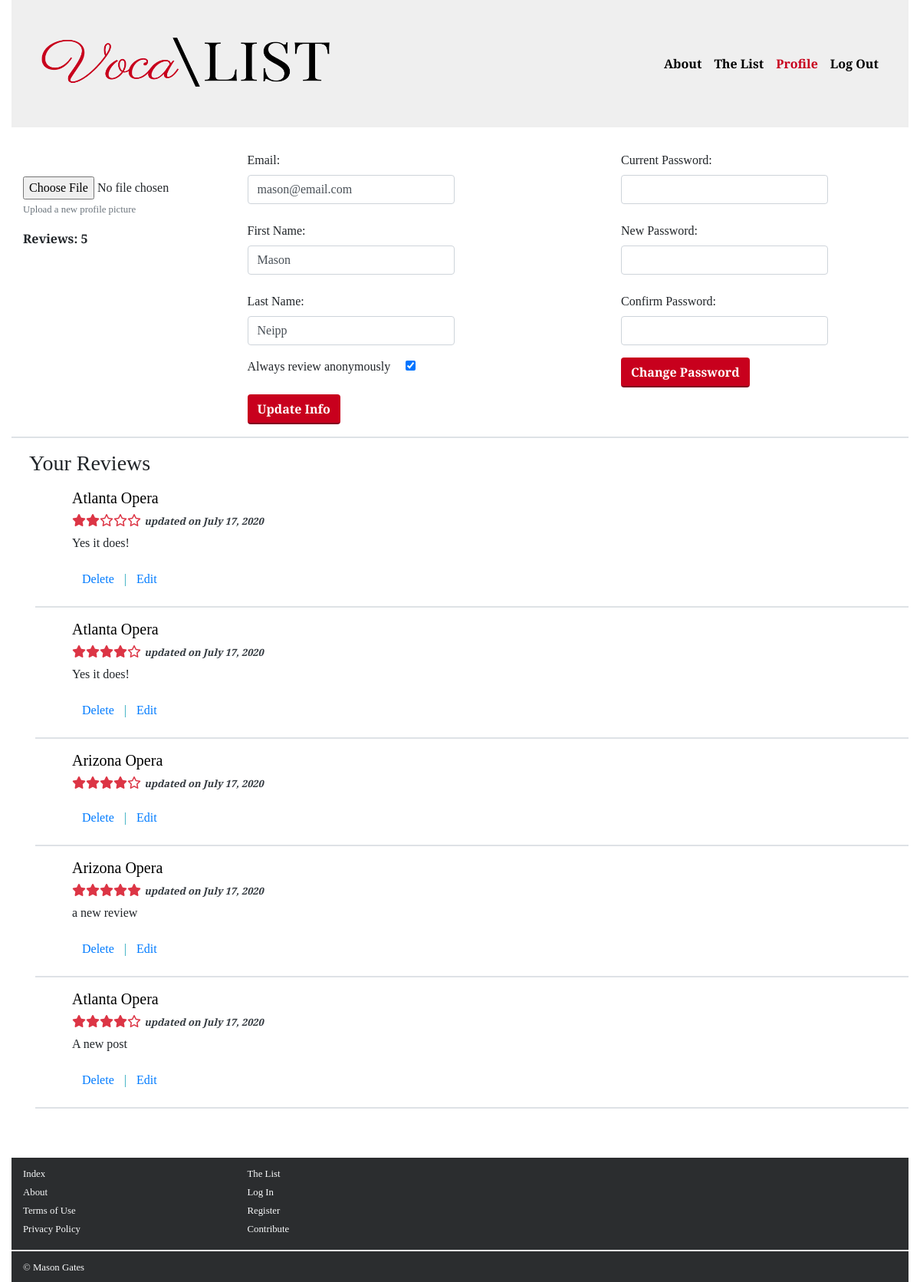
Before: /profile (signed in) with the older database file.
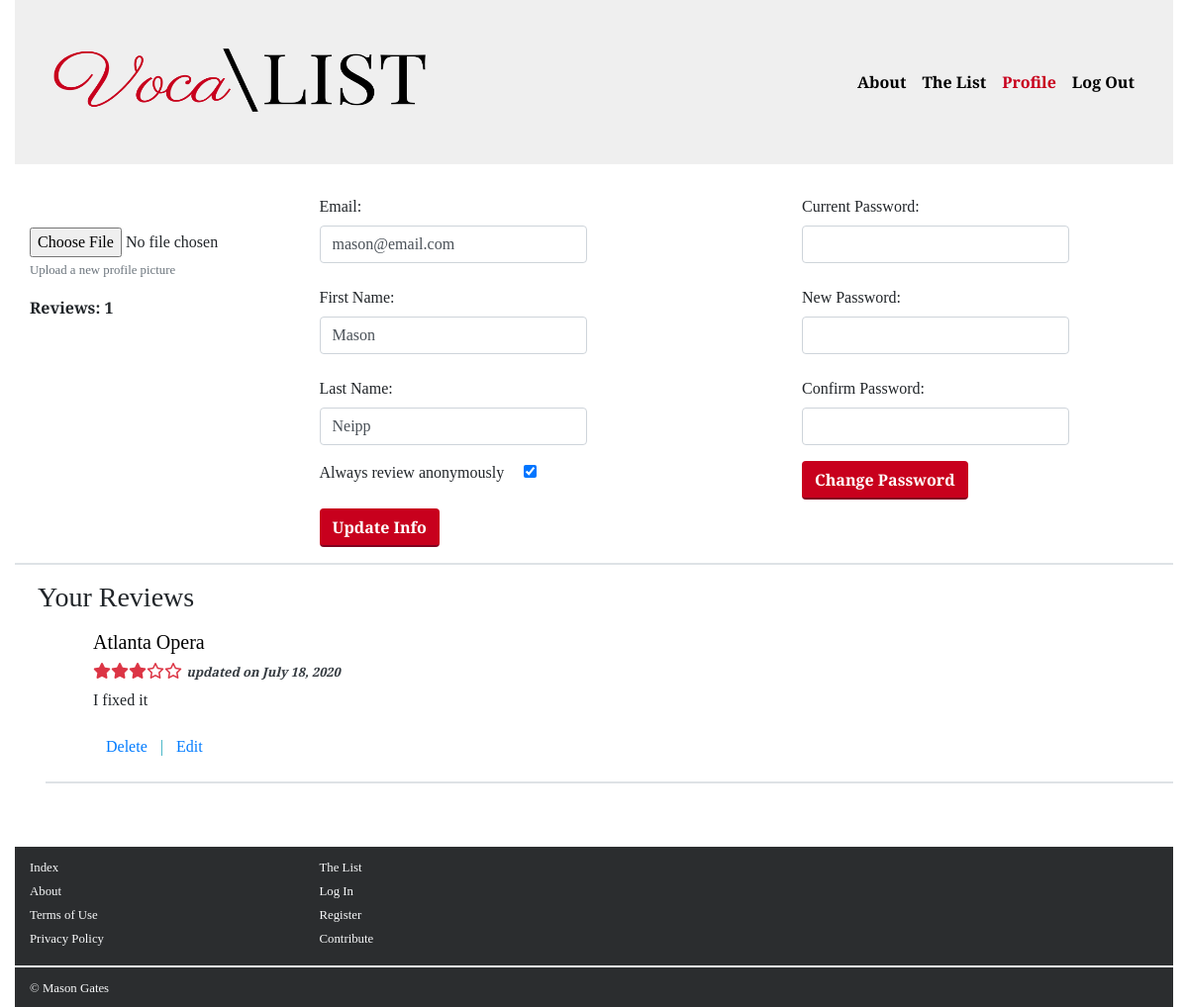
After: the same page with the newer database file.
### user_app/models.py (models this page shows, shortened)
class User(models.Model):
    first_name = models.CharField(max_length=255)
    last_name = models.CharField(max_length=255)
    email = models.CharField(max_length=255)
    password = models.CharField(max_length=255)
    image = models.ImageField(default='profile_pictures/default.png', upload_to='profile_pictures')
    anonymous = models.BooleanField(default = True)
    user_level_choices =[
        (0,"Normal"),
        (9,"Admin")
    ]
    user_level = models.IntegerField(choices=user_level_choices, default=0)
    user_level = models.IntegerField(default = 0)
    created_at = models.DateTimeField(auto_now_add=True)
    edited_at = models.DateTimeField(auto_now=True)
    objects = userManager()

### vocalist_app/models.py (models this page shows, shortened)
class Review(models.Model):
    content = models.TextField(blank= True, null=True)
    rating = models.IntegerField()
    company = models.ForeignKey(Company, related_name = "has_reviews", on_delete=models.CASCADE)
    creator = models.ForeignKey(User, related_name="has_reviewed", on_delete=models.CASCADE)
    anonymous = models.BooleanField(default = True)
    created_at = models.DateField(auto_now_add = True)
    updated_at = models.DateField(auto_now= True)
    def dateEdited(self):
        return datetime.strftime(self.updated_at, "%B %d, %Y")

class Company(models.Model):
    name = models.CharField(max_length=255)
    weekly_stipend = models.DecimalField(max_digits=7, decimal_places=2)
    category = models.CharField(max_length=20)
    agma = models.BooleanField(default = False)
    housing = models.BooleanField(default = False)
    travel_stipend = models.BooleanField(default=False)
    benefits = models.BooleanField(default=False)
    slug = models.SlugField(unique= True, max_length=255, null=True, blank=True)
    description = models.TextField(blank = True, null = True)
    website = models.URLField(blank = True, null = True)
    logo = models.TextField(blank=True, null=True)
    minimum_age = models.IntegerField(blank=True, null=True)
    maximum_age = models.IntegerField(blank=True, null =True)
    created_at = models.DateField(auto_now_add = True)
    updated_at = models.DateField(auto_now= True)
    def __str__(self):
        return f'{self.name}'

### user_app/views.py (the view)
# urls.py: path('profile', user_views.user_profile, name="user_profile"),
def user_profile(request):
    if 'user_id' not in request.session:
        return reverse('login')
    else:
        context={
            'logged_user': User.objects.get(id=request.session['user_id'])
        }
        return render(request, "user_profile.html", context)

### vocalist_app/templates/user_profile.html (shortened to what this page needs)
<!doctype html>
<html lang=>
<head>
    <link rel="stylesheet" href="https://stackpath.bootstrapcdn.com/bootstrap/4.3.1/css/bootstrap.min.css"
>
    <link href="{% static 'css/style.css' %}" rel="stylesheet" type="text/css">
</head>
<body>
    <div class="container-fluid">
        <nav class="navbar navbar-expand-lg navbar-light" style="background-color:#efefef">
            <div class="container-fluid">
                <a href="{% url 'index' %}"><img src="{% static 'img/vocalist-logo.png' %}" class="navbar-brand"
                        height=150px width=400px></img></a>
                <div class="collapse navbar-collapse" id="navbarNavAltMarkup">
                    <div class="navbar-nav ml-auto">
                        <a class="nav-link font-weight-bold" href="{% url 'about' %}">About</a>
                        <a class="nav-link font-weight-bold" href="{% url 'list' %}">The List</a>
                        {% if logged_user %}
                        <a class="nav-link font-weight-bold active disabled" href="{% url 'user_profile' %}">Profile</a>
                        <a class="nav-link font-weight-bold" href="{% url 'logout' %} ">Log Out</a>
                        {% else %}
                        <a class="nav-link font-weight-bold" href="{% url 'login' %} ">Log In</a>
                        {% endif %}
                    </div>
                </div>
            </div>
        </nav>
        <div class="container-fluid mt-4">
            <div class="row d-flex justify-content-between">
                <div class="col-md-2">
                    <form action="{% url 'update_user_profile' %}" class="mt-0" method="POST" id="update-info" enctype="multipart/form-data">
                    <div class="form-group mt-3">
                        <input type="file" name="profile_picture" id="profile_picture" class="">
                        <small id="fileHelp" class="form-text text-muted">Upload a new profile picture</small>
                    </div>
                    <p class="font-weight-bold">Reviews: {{logged_user.has_reviewed.all.count}}</p>
                </div>
                <div class="col-md-4">
                        <div class="form-group">
                            <label for="email" class="col-form-label text-black">Email:</label>
                            <input type="email" class="form-control col-sm-9" name="email" id="email"
                                value="{{logged_user.email}}">
                        </div>
                        <div class="form-group">
                            <label for="first_name" class="col-form-label text-black">First Name:</label>
                            <input type="text" class="form-control col-sm-9" name="first_name" id="first_name"
                                value="{{logged_user.first_name}}">
                        </div>
                        <div class="form-group">
                            <label for="last_name" class="col-form-label text-black">Last Name:</label>
                            <input type="text" class="form-control col-sm-9" name="last_name" id="last_name"
                                value="{{logged_user.last_name}}">
                        </div>
                        <div class="form-group">
                            <label for="anonymous">Always review anonymously</label>
                            {% if logged_user.anonymous == True%}
                            <input type="checkbox" name="anonymous" id="anonymous" class="ml-3" checked>
                            {% else %}
                            <input type="checkbox" name="anonymous" id="anonymous" class="ml-3">
                            {% endif %}
                        </div>
                        <input type="submit" value="Update Info" class="btn btn-custom ml-auto">
                </div>
                <div class="col-md-4">
                    <form action="{% url 'update_password' %}" class="mt-0" method="POST" id="update_password">
                        <div class="form-group">
                            <label for="new-password" class="col-form-label text-black">Current Password:</label>
                            <input type="password" class="form-control col-sm-9" name="current_password" id="password">
                        </div>
                        <div class="form-group">
                            <label for="new-password" class="col-form-label text-black">New Password:</label>
                            <input type="password" class="form-control col-sm-9" name="new_password" id="new_password">
                        </div>
                        <div class="form-group">
                            <label for="confirm_password" class="col-form-label text-black">Confirm Password:</label>
                            <input type="password" class="form-control col-sm-9" name="confirm_password"
                                id="confirm_password">
                        </div>
                        <input type="submit" value="Change Password" class="btn btn-custom ml-auto">
                    </form>
                </div>
                <hr class="border border-grey w-100">
            </div>
            <h3 class="mb-3 ml-2">Your Reviews</h3>
            <div id="user_reviews">
                {% for review in logged_user.has_reviewed.all %}
            <div class="row ml-3">
                <div class="mx-5">
                    <h5><a href="{% url 'company_profile' review.company.slug %}">{{review.company}}</a></h5>
                    <h6 class="font-weight-bold text-danger">
                        {% if review.rating == 1 %}
                        <i class="fas fa-star"></i><i class="fa fa-star-o"></i><i class="fa fa-star-o"></i><i class="fa fa-star-o"></i><i class="fa fa-star-o"></i>
                        {% elif review.rating == 2 %}
                        <i class="fas fa-star"></i><i class="fas fa-star"></i><i class="fa fa-star-o"></i><i class="fa fa-star-o"></i><i class="fa fa-star-o"></i>
                        {% elif review.rating == 3 %}
                        <i class="fas fa-star"></i><i class="fas fa-star"></i><i class="fas fa-star"></i><i class="fa fa-star-o"></i><i class="fa fa-star-o"></i>
                        {% elif review.rating == 4 %}
                        <i class="fas fa-star"></i><i class="fas fa-star"></i><i class="fas fa-star"></i><i class="fa fa-star"></i><i class="fa fa-star-o"></i>
                        {% elif review.rating == 5 %}
                        <i class="fas fa-star"></i><i class="fas fa-star"></i><i class="fas fa-star"></i><i class="fa fa-star"></i><i class="fa fa-star"></i>
                        {% endif %}
                        {% if review.updated_at %}
                            <small><em class="text-dark font-weight-bold">updated on {{review.dateEdited}}</em></small>
                        {% else %}
                            <small><em class="text-dark font-weight-bold">{{review.datePosted}}</em></small>
                        {% endif %}
                        </h6>
                    <p>{{review.content}}</p>
                    <form action="{% url 'delete_review' review.id %}" method="POST" class="d-flex justify-content-start">
                        <input type="submit" value="Delete" class="btn btn-link">
                        <span class="text-info align-self-center">|</span>
                        <input type="button" value="Edit" class="btn btn-link edit_review">
                    </form>
                </div>
                <hr class="border border-grey w-100">
            </div>
            {% endfor %}
            </div>
        </div>
        <div class="container-fluid mt-5" style="background-color:#2B2D2F;">
            <div class="row d-flex justify-content-start">
                <div class="col-md-3">
                    <ul class="list-unstyled mt-2">
                        <li><a href="{% url 'index' %}" class="text-light"><small>Index</small></a></li>
                        <li><a href="{% url 'about' %}" class="text-light"><small>About</small></a></li>
                        <li><a href="{% url 'terms_of_use' %}" class="text-light"><small>Terms of Use</small></a></li>
                        <li><a href="{% url 'privacy_policy' %}" class="text-light"><small>Privacy Policy</small></a></li>
                    </ul>
                </div>
                <div class="col-md-3">
                    <ul class="list-unstyled mt-2">
                        <li><a href="{% url 'list' %}" class="text-light"><small>The List</small></a></li>
                        <li><a href="{% url 'login' %}" class="text-light"><small>Log In</small></a></li>
                        <li><a href="{% url 'register' %}" class="text-light"><small>Register</small></a></li>
                        <li><a href="{% url 'contribute' %}" class="text-light"><small>Contribute</small></a></li>
                    </ul>
                </div>
            </div>
            <div class="row">
                <hr class="border border-light w-100 mb-0 mt-0" >
            </div>
            <div class="row d-flex justify-content-start">
                <div class="col-md-2 mb-2 mt-2">
                    <small class="text-light"> &copy; Mason Gates</small>
                </div>
            </div>
        </div>
    </div>
</body>
</html>

### vocalist_app/static/css/style.css (style rules this page uses)
body { font-family: 'Playfair Display', serif; width: 100%; }
a { color: black !important; text-decoration: none; }
.btn-custom { background-color:#c8001d; border-bottom: 2px solid #80011f; color:white !important; font-weight: bold; }
a.active { color:#c8001d !important; }

Changed rows visible on the page:
removed Review: company "Atlanta Opera", rating 2 (drawn), dateEdited "July 17, 2020", content "Yes it does!"
removed Review: company "Atlanta Opera", rating 4 (drawn), dateEdited "July 17, 2020", content "Yes it does!"
removed Review: company "Arizona Opera", rating 4 (drawn), dateEdited "July 17, 2020"
removed Review: company "Arizona Opera", rating 5 (drawn), dateEdited "July 17, 2020", content "a new review"
removed Review: company "Atlanta Opera", rating 4 (drawn), dateEdited "July 17, 2020", content "A new post"
computed for User "mason@email.com": has_reviewed.all.count "5" → "1"
added Review: company "Atlanta Opera", rating 3 (drawn), dateEdited "July 18, 2020", content "I fixed it"
